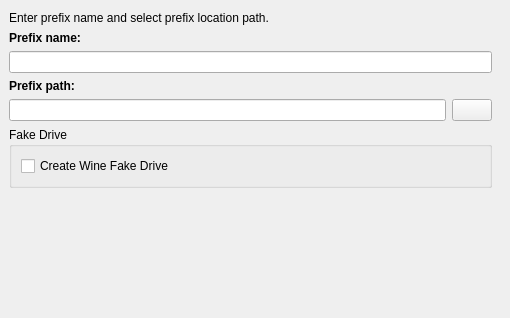
           <widget class="QWidget" name="widgetCreatePrefix0" native="true">
            <property name="enabled">
             <bool>true</bool>
            </property>
            <property name="geometry">
             <rect>
              <x>0</x>
              <y>0</y>
              <width>510</width>
              <height>318</height>
             </rect>
            </property>
            <property name="autoFillBackground">
             <bool>true</bool>
            </property>
            <layout class="QVBoxLayout" name="_2">
             <property name="leftMargin">
              <number>9</number>
             </property>
             <property name="rightMargin">
              <number>18</number>
             </property>
             <item>
              <widget class="QLabel" name="label">
               <property name="text">
                <string>Enter prefix name and select prefix location path.</string>
               </property>
               <property name="alignment">
                <set>Qt::AlignJustify|Qt::AlignTop</set>
               </property>
               <property name="wordWrap">
                <bool>true</bool>
               </property>
              </widget>
             </item>
             <item>
              <widget class="QLabel" name="label_2">
               <property name="text">
                <string>&lt;b&gt;Prefix name:&lt;/b&gt;</string>
               </property>
              </widget>
             </item>
             <item>
              <widget class="QLineEdit" name="txtPrefixName"/>
             </item>
             <item>
              <widget class="QLabel" name="label_4">
               <property name="text">
                <string>&lt;b&gt;Prefix path:&lt;/b&gt;</string>
               </property>
              </widget>
             </item>
             <item>
              <widget class="QWidget" name="widget_5" native="true">
               <layout class="QHBoxLayout" name="_3">
                <property name="spacing">
                 <number>6</number>
                </property>
                <property name="margin">
                 <number>0</number>
                </property>
                <item>
                 <widget class="QLineEdit" name="txtPrefixPath"/>
                </item>
                <item>
                 <widget class="QPushButton" name="cmdGetPrefixPath">
                  <property name="text">
                   <string/>
                  </property>
                  <property name="iconSize">
                   <size>
                    <width>16</width>
                    <height>16</height>
                   </size>
                  </property>
                 </widget>
                </item>
               </layout>
              </widget>
             </item>
             <item>
              <widget class="QGroupBox" name="groupBox">
               <property name="title">
                <string>Fake Drive</string>
               </property>
               <layout class="QVBoxLayout" name="_4">
                <property name="rightMargin">
                 <number>9</number>
                </property>
                <item>
                 <widget class="QCheckBox" name="cbCreafeFake">
                  <property name="text">
                   <string>Сreate Wine Fake Drive</string>
                  </property>
                 </widget>
                </item>
               </layout>
              </widget>
             </item>
             <item>
              <spacer>
               <property name="orientation">
                <enum>Qt::Vertical</enum>
               </property>
               <property name="sizeHint" stdset="0">
                <size>
                 <width>20</width>
                 <height>40</height>
                </size>
               </property>
              </spacer>
             </item>
            </layout>
           </widget>
